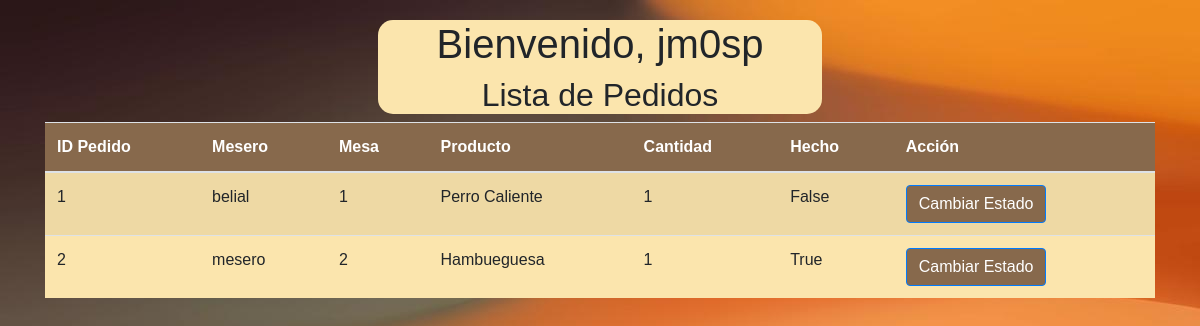
The app's page /chef/ (signed in) with its own data.
### myapp/models.py (models this page shows)
class User(AbstractUser):
    is_chef = models.BooleanField(default=False)
    is_waiter = models.BooleanField(default=False)

class Pedido(models.Model):
    idPedido = models.AutoField(primary_key=True)
    idMesero = models.ForeignKey(User, on_delete=models.CASCADE)
    mesa = models.ForeignKey(Mesa,on_delete=models.CASCADE)
    idProducto = models.ForeignKey(Producto, on_delete=models.CASCADE)
    cantidad = models.IntegerField()
    hecho = models.BooleanField(default=False)

class Mesa (models.Model):
    idMesa = models.AutoField(primary_key=True)
    numero = models.IntegerField()

class Producto(models.Model):
    idProducto = models.AutoField(primary_key=True)
    descripcion = models.CharField(max_length=100)
    disponible = models.BooleanField(default=True)
    precio = models.DecimalField(max_digits=10, decimal_places=2)
    nombre = models.CharField(max_length=50,default="")
    imgProducto = models.ImageField(upload_to="myapp/static/img", null=True)

### myapp/views.py (the view)
# urls.py: path('chef/', views.chef, name = "chef"),
def chef(request):
    user_id = request.user.id
    usuario = User.objects.get(id=user_id)
    pedidos = Pedido.objects.all()  # Obtén todos los pedidos
    return render(request, 'chef.html', {'usuario': usuario, 'pedidos': pedidos})

### myapp/templates/chef.html (shortened to what this page needs)
{% load static %}
<!DOCTYPE html>
<html lang="es">
<head>
    <link rel="stylesheet" href="https://stackpath.bootstrapcdn.com/bootstrap/4.5.2/css/bootstrap.min.css">
    <link rel="stylesheet" type="text/css" href="{% static 'css/chef.css' %}" />
</head>
<body>
    <div class="container">
        <div class="titulos">
            <h1>Bienvenido, {{ usuario.username }}</h1>
            <h2>Lista de Pedidos</h2>
        </div>
        <div class="table-responsive">
            <table class="table table-striped">
                <thead class="head-tabla">
                    <tr>
                        <th>ID Pedido</th>
                        <th>Mesero</th>
                        <th>Mesa</th>
                        <th>Producto</th>
                        <th>Cantidad</th>
                        <th>Hecho</th>
                        <th>Acción</th>
                    </tr>
                </thead>
                <tbody class="tablaItems">
                    {% for pedido in pedidos %}
                    <tr>
                        <td>{{ pedido.idPedido }}</td>
                        <td>{{ pedido.idMesero.username }}</td>
                        <td>{{ pedido.mesa.numero }}</td>
                        <td>{{ pedido.idProducto.nombre }}</td>
                        <td>{{ pedido.cantidad }}</td>
                        <td>{{ pedido.hecho }}</td>
                        <td>
                            <form method="POST" action="{% url 'cambiar_estado_pedido' pedido.idPedido %}">
                                <button type="submit" class="btn btn-primary" id="botones">Cambiar Estado</button>
                            </form>
                        </td>
                    </tr>
                    {% endfor %}
                </tbody>
            </table>
        </div>
    </div>
</body>
</html>

### myapp/static/css/chef.css (style rules this page uses)
body { font-family:sans-serif; margin: 0; padding: 20px; background-image:url('../img/Fondo.jpg'); }
.titulos { text-align: center; border-radius: 15px; background-color: #fbe5ad; width: 40%; margin: 0 auto; }
.head-tabla { background-color: #87694c; color: white; }
.tablaItems { background-color: #fbe5ad; border-radius: 30px; }
#botones { background-color: #87694c; }

### records on screen
User: username "jm0sp"
Pedido: idPedido "1", idMesero.username "belial", mesa.numero "1", idProducto.nombre "Perro Caliente", cantidad "1", hecho "False"
Pedido: idPedido "2", idMesero.username "mesero", mesa.numero "2", idProducto.nombre "Hambueguesa", cantidad "1", hecho "True"
